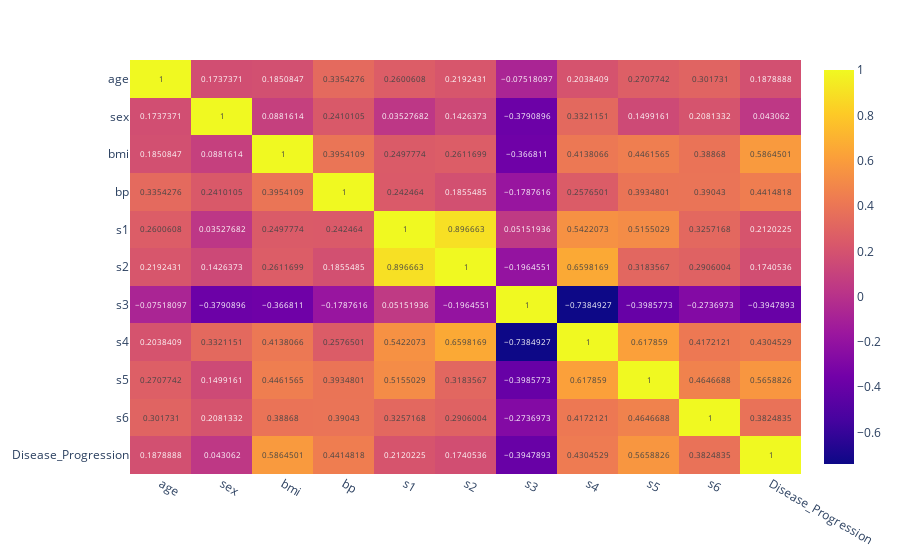

Here is the notebook cell this chart was saved with:
### Code cell
# Corealation
corr = diabetes.corr()
fig = px.imshow(corr,text_auto=True, aspect='auto')
fig.show()

### Figure 1 — Plotly figure (JSON) as saved in the notebook; plotly's stock layout.template omitted (floating-point values rounded to 4 significant figures)
{"data": [{"coloraxis": "coloraxis", "hovertemplate": "x: %{x}<br>y: %{y}<br>color: %{z}<extra></extra>", "name": "0", "texttemplate": "%{z}", "type": "heatmap", "x": ["age", "sex", "bmi", "bp", "s1", "s2", "s3", "s4", "s5", "s6", "Disease_Progression"], "xaxis": "x", "y": ["age", "sex", "bmi", "bp", "s1", "s2", "s3", "s4", "s5", "s6", "Disease_Progression"], "yaxis": "y", "z": [[1, 0.1737, 0.1851, 0.3354, 0.2601, 0.2192, -0.07518, 0.2038, 0.2708, 0.3017, 0.1879], [0.1737, 1, 0.08816, 0.241, 0.03528, 0.1426, -0.3791, 0.3321, 0.1499, 0.2081, 0.04306], [0.1851, 0.08816, 1, 0.3954, 0.2498, 0.2612, -0.3668, 0.4138, 0.4462, 0.3887, 0.5865], [0.3354, 0.241, 0.3954, 1, 0.2425, 0.1855, -0.1788, 0.2577, 0.3935, 0.3904, 0.4415], [0.2601, 0.03528, 0.2498, 0.2425, 1, 0.8967, 0.05152, 0.5422, 0.5155, 0.3257, 0.212], [0.2192, 0.1426, 0.2612, 0.1855, 0.8967, 1, -0.1965, 0.6598, 0.3184, 0.2906, 0.1741], [-0.07518, -0.3791, -0.3668, -0.1788, 0.05152, -0.1965, 1, -0.7385, -0.3986, -0.2737, -0.3948], [0.2038, 0.3321, 0.4138, 0.2577, 0.5422, 0.6598, -0.7385, 1, 0.6179, 0.4172, 0.4305], [0.2708, 0.1499, 0.4462, 0.3935, 0.5155, 0.3184, -0.3986, 0.6179, 1, 0.4647, 0.5659], [0.3017, 0.2081, 0.3887, 0.3904, 0.3257, 0.2906, -0.2737, 0.4172, 0.4647, 1, 0.3825], [0.1879, 0.04306, 0.5865, 0.4415, 0.212, 0.1741, -0.3948, 0.4305, 0.5659, 0.3825, 1]]}], "layout": {"coloraxis": {"colorscale": [[0, "#0d0887"], [0.1111, "#46039f"], [0.2222, "#7201a8"], [0.3333, "#9c179e"], [0.4444, "#bd3786"], [0.5556, "#d8576b"], [0.6667, "#ed7953"], [0.7778, "#fb9f3a"], [0.8889, "#fdca26"], [1, "#f0f921"]]}, "margin": {"t": 60}, "xaxis": {"anchor": "y", "domain": [0, 1]}, "yaxis": {"anchor": "x", "autorange": "reversed", "domain": [0, 1]}}}
